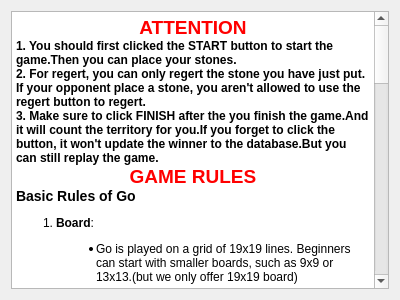
<?xml version="1.0" encoding="UTF-8"?>
<ui version="4.0">
 <class>rule</class>
 <widget class="QWidget" name="rule">
  <property name="geometry">
   <rect>
    <x>0</x>
    <y>0</y>
    <width>400</width>
    <height>300</height>
   </rect>
  </property>
  <property name="windowTitle">
   <string>Form</string>
  </property>
  <layout class="QHBoxLayout" name="horizontalLayout">
   <item>
    <widget class="QTextEdit" name="textEdit">
     <property name="readOnly">
      <bool>true</bool>
     </property>
     <property name="html">
      <string>&lt;!DOCTYPE HTML PUBLIC &quot;-//W3C//DTD HTML 4.0//EN&quot; &quot;http://www.w3.org/TR/REC-html40/strict.dtd&quot;&gt;
&lt;html&gt;&lt;head&gt;&lt;meta name=&quot;qrichtext&quot; content=&quot;1&quot; /&gt;&lt;meta charset=&quot;utf-8&quot; /&gt;&lt;style type=&quot;text/css&quot;&gt;
p, li { white-space: pre-wrap; }
hr { height: 1px; border-width: 0; }
li.unchecked::marker { content: &quot;\2610&quot;; }
li.checked::marker { content: &quot;\2612&quot;; }
&lt;/style&gt;&lt;/head&gt;&lt;body style=&quot; font-family:'Microsoft YaHei UI'; font-size:9pt; font-weight:400; font-style:normal;&quot;&gt;
&lt;p align=&quot;center&quot; style=&quot; margin-top:0px; margin-bottom:0px; margin-left:0px; margin-right:0px; -qt-block-indent:0; text-indent:0px;&quot;&gt;&lt;span style=&quot; font-size:14pt; font-weight:700; color:#ff0000;&quot;&gt;ATTENTION&lt;/span&gt;&lt;/p&gt;
&lt;p style=&quot; margin-top:0px; margin-bottom:0px; margin-left:0px; margin-right:0px; -qt-block-indent:0; text-indent:0px;&quot;&gt;&lt;span style=&quot; font-weight:700;&quot;&gt;1. You should first clicked the START button to start the game.Then you can place your stones.&lt;/span&gt;&lt;/p&gt;
&lt;p style=&quot; margin-top:0px; margin-bottom:0px; margin-left:0px; margin-right:0px; -qt-block-indent:0; text-indent:0px;&quot;&gt;&lt;span style=&quot; font-weight:700;&quot;&gt;2. For regert, you can only regert the stone you have just put. If your opponent place a stone, you aren't allowed to use the regert button to regert.&lt;/span&gt;&lt;/p&gt;
&lt;p style=&quot; margin-top:0px; margin-bottom:0px; margin-left:0px; margin-right:0px; -qt-block-indent:0; text-indent:0px;&quot;&gt;&lt;span style=&quot; font-weight:700;&quot;&gt;3. Make sure to click FINISH after the you finish the game.And it will count the territory for you.If you forget to click the button, it won't update the winner to the database.But you can still replay the game.&lt;/span&gt;&lt;/p&gt;
&lt;p align=&quot;center&quot; style=&quot; margin-top:0px; margin-bottom:0px; margin-left:0px; margin-right:0px; -qt-block-indent:0; text-indent:0px;&quot;&gt;&lt;span style=&quot; font-size:14pt; font-weight:700; color:#ff0000;&quot;&gt;GAME RULES&lt;/span&gt;&lt;/p&gt;
&lt;p style=&quot; margin-top:0px; margin-bottom:0px; margin-left:0px; margin-right:0px; -qt-block-indent:0; text-indent:0px;&quot;&gt;&lt;span style=&quot; font-size:large; font-weight:700;&quot;&gt;Basic Rules of Go&lt;/span&gt;&lt;/p&gt;
&lt;ol style=&quot;margin-top: 0px; margin-bottom: 0px; margin-left: 0px; margin-right: 0px; -qt-list-indent: 1;&quot;&gt;
&lt;li style=&quot; margin-top:12px; margin-bottom:12px; margin-left:0px; margin-right:0px; -qt-block-indent:0; text-indent:0px;&quot;&gt;&lt;span style=&quot; font-weight:700;&quot;&gt;Board&lt;/span&gt;:
&lt;ul style=&quot;margin-top: 0px; margin-bottom: 0px; margin-left: 0px; margin-right: 0px; -qt-list-indent: 2;&quot;&gt;
&lt;li style=&quot; margin-top:0px; margin-bottom:0px; margin-left:0px; margin-right:0px; -qt-block-indent:0; text-indent:0px;&quot;&gt;Go is played on a grid of 19x19 lines. Beginners can start with smaller boards, such as 9x9 or 13x13.(but we only offer 19x19 board)&lt;/li&gt;&lt;/ul&gt;&lt;/li&gt;
&lt;li style=&quot; margin-top:12px; margin-bottom:12px; margin-left:0px; margin-right:0px; -qt-block-indent:0; text-indent:0px;&quot;&gt;&lt;span style=&quot; font-weight:700;&quot;&gt;Players&lt;/span&gt;:
&lt;ul style=&quot;margin-top: 0px; margin-bottom: 0px; margin-left: 0px; margin-right: 0px; -qt-list-indent: 2;&quot;&gt;
&lt;li style=&quot; margin-top:0px; margin-bottom:0px; margin-left:0px; margin-right:0px; -qt-block-indent:0; text-indent:0px;&quot;&gt;There are two players: one plays with black stones, the other with white stones.&lt;/li&gt;
&lt;li style=&quot; margin-top:0px; margin-bottom:0px; margin-left:0px; margin-right:0px; -qt-block-indent:0; text-indent:0px;&quot;&gt;Black goes first, and players alternate turns.&lt;/li&gt;&lt;/ul&gt;&lt;/li&gt;
&lt;li style=&quot; margin-top:12px; margin-bottom:12px; margin-left:0px; margin-right:0px; -qt-block-indent:0; text-indent:0px;&quot;&gt;&lt;span style=&quot; font-weight:700;&quot;&gt;Placing Stones&lt;/span&gt;:
&lt;ul style=&quot;margin-top: 0px; margin-bottom: 0px; margin-left: 0px; margin-right: 0px; -qt-list-indent: 2;&quot;&gt;
&lt;li style=&quot; margin-top:0px; margin-bottom:0px; margin-left:0px; margin-right:0px; -qt-block-indent:0; text-indent:0px;&quot;&gt;Stones are placed on the intersections of the lines.&lt;/li&gt;
&lt;li style=&quot; margin-top:0px; margin-bottom:0px; margin-left:0px; margin-right:0px; -qt-block-indent:0; text-indent:0px;&quot;&gt;Once placed, stones are not moved unless captured.&lt;/li&gt;&lt;/ul&gt;&lt;/li&gt;
&lt;li style=&quot; margin-top:12px; margin-bottom:12px; margin-left:0px; margin-right:0px; -qt-block-indent:0; text-indent:0px;&quot;&gt;&lt;span style=&quot; font-weight:700;&quot;&gt;Capturing Stones&lt;/span&gt;:
&lt;ul style=&quot;margin-top: 0px; margin-bottom: 0px; margin-left: 0px; margin-right: 0px; -qt-list-indent: 2;&quot;&gt;
&lt;li style=&quot; margin-top:0px; margin-bottom:0px; margin-left:0px; margin-right:0px; -qt-block-indent:0; text-indent:0px;&quot;&gt;Stones or groups of stones are captured when they are completely surrounded by the opponent's stones on all orthogonally adjacent points (up, down, left, right).&lt;/li&gt;&lt;/ul&gt;&lt;/li&gt;
&lt;li style=&quot; margin-top:12px; margin-bottom:12px; margin-left:0px; margin-right:0px; -qt-block-indent:0; text-indent:0px;&quot;&gt;&lt;span style=&quot; font-weight:700;&quot;&gt;Liberties&lt;/span&gt;:
&lt;ul style=&quot;margin-top: 0px; margin-bottom: 0px; margin-left: 0px; margin-right: 0px; -qt-list-indent: 2;&quot;&gt;
&lt;li style=&quot; margin-top:0px; margin-bottom:0px; margin-left:0px; margin-right:0px; -qt-block-indent:0; text-indent:0px;&quot;&gt;Each stone or group of stones must have at least one empty adjacent point (liberty) to remain on the board.&lt;/li&gt;
&lt;li style=&quot; margin-top:0px; margin-bottom:0px; margin-left:0px; margin-right:0px; -qt-block-indent:0; text-indent:0px;&quot;&gt;If a stone or group has no liberties, it is captured and removed from the board.&lt;/li&gt;&lt;/ul&gt;&lt;/li&gt;
&lt;li style=&quot; margin-top:12px; margin-bottom:12px; margin-left:0px; margin-right:0px; -qt-block-indent:0; text-indent:0px;&quot;&gt;&lt;span style=&quot; font-weight:700;&quot;&gt;Suicide&lt;/span&gt;:
&lt;ul style=&quot;margin-top: 0px; margin-bottom: 0px; margin-left: 0px; margin-right: 0px; -qt-list-indent: 2;&quot;&gt;
&lt;li style=&quot; margin-top:0px; margin-bottom:0px; margin-left:0px; margin-right:0px; -qt-block-indent:0; text-indent:0px;&quot;&gt;A player cannot place a stone in such a way that it would immediately have no liberties, unless doing so results in the capture of opponent stones, thereby giving the new stone liberties.&lt;/li&gt;&lt;/ul&gt;&lt;/li&gt;
&lt;li style=&quot; margin-top:12px; margin-bottom:12px; margin-left:0px; margin-right:0px; -qt-block-indent:0; text-indent:0px;&quot;&gt;&lt;span style=&quot; font-weight:700;&quot;&gt;End of the Game&lt;/span&gt;:
&lt;ul style=&quot;margin-top: 0px; margin-bottom: 0px; margin-left: 0px; margin-right: 0px; -qt-list-indent: 2;&quot;&gt;
&lt;li style=&quot; margin-top:0px; margin-bottom:0px; margin-left:0px; margin-right:0px; -qt-block-indent:0; text-indent:0px;&quot;&gt;You should to press the FINISH button to end the game.&lt;/li&gt;&lt;/ul&gt;&lt;/li&gt;
&lt;li style=&quot; margin-top:12px; margin-bottom:12px; margin-left:0px; margin-right:0px; -qt-block-indent:0; text-indent:0px;&quot;&gt;&lt;span style=&quot; font-weight:700;&quot;&gt;Scoring&lt;/span&gt;:
&lt;ul style=&quot;margin-top: 0px; margin-bottom: 0px; margin-left: 0px; margin-right: 0px; -qt-list-indent: 2;&quot;&gt;
&lt;li style=&quot; margin-top:0px; margin-bottom:0px; margin-left:0px; margin-right:0px; -qt-block-indent:0; text-indent:0px;&quot;&gt;Two main scoring systems are used: Territory and Area.
&lt;ul style=&quot;margin-top: 0px; margin-bottom: 0px; margin-left: 0px; margin-right: 0px; -qt-list-indent: 3;&quot;&gt;
&lt;li style=&quot; margin-top:0px; margin-bottom:0px; margin-left:0px; margin-right:0px; -qt-block-indent:0; text-indent:0px;&quot;&gt;&lt;span style=&quot; font-weight:700;&quot;&gt;Territory Scoring&lt;/span&gt; (Japanese style): A player's score is the number of empty points surrounded by their stones plus captured enemy stones.&lt;/li&gt;
&lt;li style=&quot; margin-top:0px; margin-bottom:0px; margin-left:0px; margin-right:0px; -qt-block-indent:0; text-indent:0px;&quot;&gt;&lt;span style=&quot; font-weight:700;&quot;&gt;Area Scoring&lt;/span&gt; (Chinese style): A player's score is the number of stones they have on the board plus the number of empty points surrounded by their stones.&lt;/li&gt;
&lt;li style=&quot; margin-top:0px; margin-bottom:0px; margin-left:0px; margin-right:0px; -qt-block-indent:0; text-indent:0px;&quot;&gt;&lt;span style=&quot; font-weight:700;&quot;&gt;Komi&lt;/span&gt;: In even games, White is typically given a compensation (komi) of additional points to offset Black’s advantage of going first. This is usually 7.5 points.&lt;/li&gt;&lt;/ul&gt;&lt;/li&gt;
&lt;p style=&quot; margin-top:0px; margin-bottom:0px; margin-left:0px; margin-right:0px; -qt-block-indent:3; text-indent:0px;&quot;&gt;&lt;span style=&quot; font-weight:700; color:#ff0000;&quot;&gt;We are using the Chinese style.&lt;/span&gt;&lt;/p&gt;
&lt;li style=&quot; margin-top:0px; margin-bottom:0px; margin-left:0px; margin-right:0px; -qt-block-indent:0; text-indent:0px;&quot;&gt;Dead stones (stones that cannot avoid capture) are removed at the end of the game before counting.&lt;/li&gt;&lt;/ul&gt;&lt;/li&gt;
&lt;p style=&quot; margin-top:0px; margin-bottom:0px; margin-left:0px; margin-right:0px; -qt-block-indent:2; text-indent:0px;&quot;&gt;&lt;span style=&quot; font-weight:700; color:#ff0000;&quot;&gt;Please capture all the stones on the board even they are certainly dead,we don't have the function to tickel with the dead stones.&lt;/span&gt;&lt;/p&gt;
&lt;li style=&quot; margin-top:12px; margin-bottom:12px; margin-left:0px; margin-right:0px; -qt-block-indent:0; text-indent:0px;&quot;&gt;&lt;span style=&quot; font-weight:700;&quot;&gt;Determining the Winner&lt;/span&gt;:
&lt;ul style=&quot;margin-top: 0px; margin-bottom: 0px; margin-left: 0px; margin-right: 0px; -qt-list-indent: 2;&quot;&gt;
&lt;li style=&quot; margin-top:0px; margin-bottom:0px; margin-left:0px; margin-right:0px; -qt-block-indent:0; text-indent:0px;&quot;&gt;The player with the higher score after counting wins the game.&lt;/li&gt;&lt;/ul&gt;&lt;/li&gt;&lt;/ol&gt;&lt;/body&gt;&lt;/html&gt;</string>
     </property>
    </widget>
   </item>
  </layout>
 </widget>
 <resources/>
 <connections/>
</ui>
